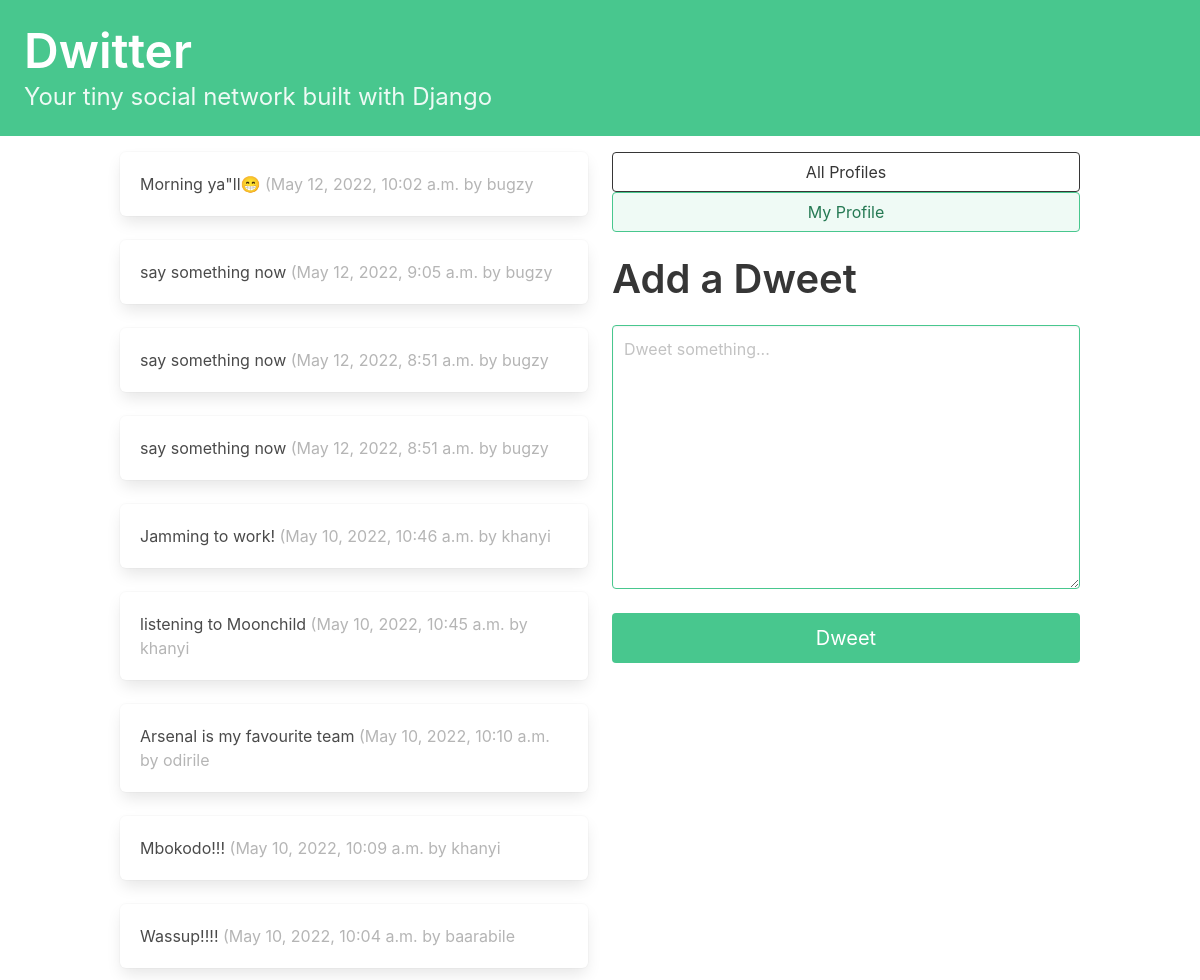
The app's page / (signed in) with its own data.
### dwitter/models.py (models this page shows, shortened)
class Dweet(models.Model):
    user = models.ForeignKey(User, related_name="dweets", on_delete=models.DO_NOTHING)
    body = models.CharField(max_length=140)
    created_at = models.DateTimeField(auto_now_add=True)

### dwitter/views.py (the view)
# urls.py: urlpatterns = [path("", dashboard, name="dashboard"),
def dashboard(request):
    form = DweetForm(request.POST or None)
    if request.method == "POST":
        if form.is_valid():
            dweet = form.save(commit=False)
            dweet.user = request.user
            dweet.save()
            return redirect("dwitter:dashboard")
    followed_dweets = Dweet.objects.filter(user__profile__in=request.user.profile.follows.all()).order_by("-created_at")
    return render(request, "dwitter/dashboard.html", {"form": form, "dweets": followed_dweets})

### dwitter/forms.py
class DweetForm(forms.ModelForm):
    body = forms.CharField(
        required=True,
        widget=forms.widgets.Textarea(
            attrs={
                "placeholder": "Dweet something...",
                "class": "textarea is-success is medium",
            }
        ),
        label=""
    )
    class Meta:
        model = Dweet
        exclude = ("user",)

### dwitter/templates/dwitter/dashboard.html (shortened to what this page needs)
{% extends 'base.html' %}
{% block content %}
<div class="column">
        {% for dweet in dweets %}
            <div class="box">
                {{ dweet.body }}
                <span class="is-small has-text-grey-light">
                    ({{ dweet.created_at }} by {{ dweet.user.username }}
                </span>
            </div>
    {% endfor %}
</div>
<div class="column is one-third">
 <div class="block">
     <a href="{% url 'dwitter:profile_list' %} ">
        <button class="button is-dark is-outlined is-fullwidth">
            All Profiles
        </button>
         <a href="{% url 'dwitter:profile' request.user.profile.id %} ">
        <button class="button is-success is-light is-outlined is-fullwidth">
            My Profile
        </button>
    </a>
</div>
    <div class="block">
        <h2 class="title is-2">Add a Dweet</p>
    </div>
    <div class="block">
    <form method="post">
        {{ form.as_p }}
        <button class="button is-success is-fullwidth is-medium mt-5"
                type="submit">Dweet
        </button>
    </form>
    </div>
 </div>
</div>
{% endblock content %}

### records on screen
Dweet: body "Morning ya\"ll😁", created_at "May 12, 2022, 10:02 a.m.", user.username "bugzy"
Dweet: body "say something now", created_at "May 12, 2022, 9:05 a.m.", user.username "bugzy"
Dweet: body "say something now", created_at "May 12, 2022, 8:51 a.m.", user.username "bugzy"
Dweet: body "say something now", created_at "May 12, 2022, 8:51 a.m.", user.username "bugzy"
Dweet: body "Jamming to work!", created_at "May 10, 2022, 10:46 a.m.", user.username "khanyi"
Dweet: body "listening to Moonchild", created_at "May 10, 2022, 10:45 a.m.", user.username "khanyi"
Dweet: body "Arsenal is my favourite team", created_at "May 10, 2022, 10:10 a.m.", user.username "odirile"
Dweet: body "Mbokodo!!!", created_at "May 10, 2022, 10:09 a.m.", user.username "khanyi"
Dweet: body "Wassup!!!!", created_at "May 10, 2022, 10:04 a.m.", user.username "baarabile"
